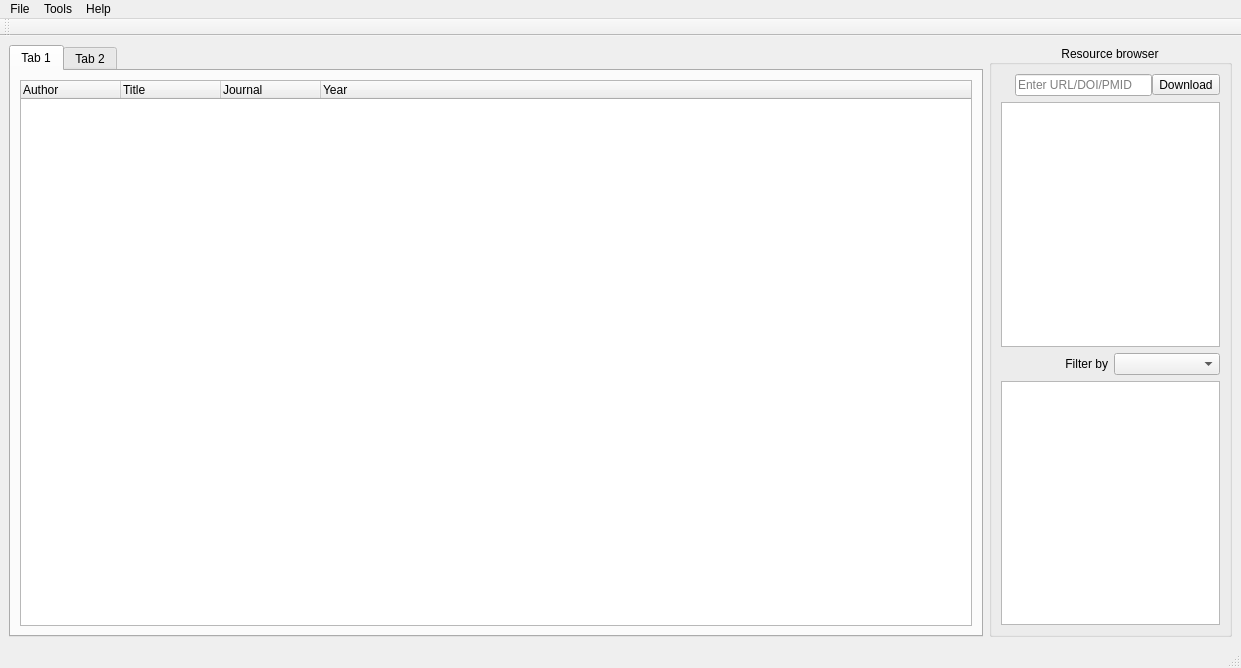
<?xml version="1.0" encoding="UTF-8"?>
<ui version="4.0">
 <class>MainWindow</class>
 <widget class="QMainWindow" name="MainWindow">
  <property name="geometry">
   <rect>
    <x>0</x>
    <y>0</y>
    <width>1241</width>
    <height>668</height>
   </rect>
  </property>
  <property name="windowTitle">
   <string>MainWindow</string>
  </property>
  <property name="toolButtonStyle">
   <enum>Qt::ToolButtonIconOnly</enum>
  </property>
  <widget class="QWidget" name="centralwidget">
   <property name="sizePolicy">
    <sizepolicy hsizetype="Maximum" vsizetype="Preferred">
     <horstretch>0</horstretch>
     <verstretch>0</verstretch>
    </sizepolicy>
   </property>
   <layout class="QGridLayout" name="gridLayout">
    <property name="sizeConstraint">
     <enum>QLayout::SetMinimumSize</enum>
    </property>
    <item row="0" column="1">
     <widget class="QGroupBox" name="groupBox">
      <property name="sizePolicy">
       <sizepolicy hsizetype="Expanding" vsizetype="Preferred">
        <horstretch>1</horstretch>
        <verstretch>0</verstretch>
       </sizepolicy>
      </property>
      <property name="styleSheet">
       <string notr="true"/>
      </property>
      <property name="title">
       <string>Resource browser</string>
      </property>
      <property name="alignment">
       <set>Qt::AlignCenter</set>
      </property>
      <property name="flat">
       <bool>false</bool>
      </property>
      <property name="checkable">
       <bool>false</bool>
      </property>
      <property name="checked">
       <bool>false</bool>
      </property>
      <layout class="QVBoxLayout" name="verticalLayout" stretch="0,0,0,0">
       <item>
        <layout class="QHBoxLayout" name="horizontalLayout">
         <property name="spacing">
          <number>0</number>
         </property>
         <property name="sizeConstraint">
          <enum>QLayout::SetDefaultConstraint</enum>
         </property>
         <item>
          <widget class="QLabel" name="label">
           <property name="text">
            <string/>
           </property>
          </widget>
         </item>
         <item>
          <widget class="QLabel" name="label_3">
           <property name="text">
            <string/>
           </property>
          </widget>
         </item>
         <item>
          <widget class="QLineEdit" name="inputurl">
           <property name="alignment">
            <set>Qt::AlignLeading|Qt::AlignLeft|Qt::AlignVCenter</set>
           </property>
           <property name="dragEnabled">
            <bool>true</bool>
           </property>
           <property name="placeholderText">
            <string>Enter URL/DOI/PMID</string>
           </property>
          </widget>
         </item>
         <item>
          <widget class="QToolButton" name="downloadbutton">
           <property name="text">
            <string>Download</string>
           </property>
           <property name="icon">
            <iconset resource="../../AppData/Local/Programs/Python/Python38-32/Lib/site-packages/pyqt5_tools/Qt/bin/new.qrc">
             <normaloff>:/new/img_71049.png</normaloff>:/new/img_71049.png</iconset>
           </property>
           <property name="iconSize">
            <size>
             <width>20</width>
             <height>21</height>
            </size>
           </property>
           <property name="checkable">
            <bool>false</bool>
           </property>
           <property name="toolButtonStyle">
            <enum>Qt::ToolButtonTextBesideIcon</enum>
           </property>
          </widget>
         </item>
        </layout>
       </item>
       <item>
        <widget class="QListWidget" name="folderlist"/>
       </item>
       <item>
        <layout class="QHBoxLayout" name="horizontalLayout_2">
         <item>
          <widget class="QLabel" name="label_2">
           <property name="text">
            <string>Filter by</string>
           </property>
           <property name="scaledContents">
            <bool>false</bool>
           </property>
           <property name="alignment">
            <set>Qt::AlignRight|Qt::AlignTrailing|Qt::AlignVCenter</set>
           </property>
          </widget>
         </item>
         <item>
          <widget class="QComboBox" name="filtercombo">
           <property name="currentText">
            <string/>
           </property>
          </widget>
         </item>
        </layout>
       </item>
       <item>
        <widget class="QListWidget" name="sortlist"/>
       </item>
      </layout>
     </widget>
    </item>
    <item row="0" column="0">
     <widget class="QTabWidget" name="tab_3">
      <property name="sizePolicy">
       <sizepolicy hsizetype="MinimumExpanding" vsizetype="Expanding">
        <horstretch>4</horstretch>
        <verstretch>0</verstretch>
       </sizepolicy>
      </property>
      <property name="currentIndex">
       <number>0</number>
      </property>
      <widget class="QWidget" name="tab">
       <attribute name="title">
        <string>Tab 1</string>
       </attribute>
       <layout class="QHBoxLayout" name="horizontalLayout_4">
        <item>
         <widget class="QTreeWidget" name="filelist">
          <property name="sizePolicy">
           <sizepolicy hsizetype="MinimumExpanding" vsizetype="Expanding">
            <horstretch>0</horstretch>
            <verstretch>0</verstretch>
           </sizepolicy>
          </property>
          <property name="minimumSize">
           <size>
            <width>0</width>
            <height>0</height>
           </size>
          </property>
          <column>
           <property name="text">
            <string>Author</string>
           </property>
          </column>
          <column>
           <property name="text">
            <string>Title</string>
           </property>
          </column>
          <column>
           <property name="text">
            <string>Journal</string>
           </property>
          </column>
          <column>
           <property name="text">
            <string>Year</string>
           </property>
          </column>
         </widget>
        </item>
        <item>
         <layout class="QVBoxLayout" name="verticalLayout_2"/>
        </item>
       </layout>
      </widget>
      <widget class="QWidget" name="tab_2">
       <attribute name="title">
        <string>Tab 2</string>
       </attribute>
      </widget>
     </widget>
    </item>
   </layout>
  </widget>
  <widget class="QMenuBar" name="menubar">
   <property name="geometry">
    <rect>
     <x>0</x>
     <y>0</y>
     <width>1241</width>
     <height>21</height>
    </rect>
   </property>
   <widget class="QMenu" name="menuFile">
    <property name="title">
     <string>File</string>
    </property>
    <addaction name="actionAdd_from_local_2"/>
    <addaction name="actionExit"/>
   </widget>
   <widget class="QMenu" name="menuTools">
    <property name="title">
     <string>Tools</string>
    </property>
    <widget class="QMenu" name="menuRename_preference">
     <property name="toolTip">
      <string>Select the order for renaming PDF</string>
     </property>
     <property name="toolTipDuration">
      <number>1</number>
     </property>
     <property name="tearOffEnabled">
      <bool>false</bool>
     </property>
     <property name="title">
      <string>Rename preference</string>
     </property>
     <property name="toolTipsVisible">
      <bool>true</bool>
     </property>
     <addaction name="actionAuthor_Title_Journal_Year"/>
     <addaction name="actionJournal_Title_Author_Year"/>
     <addaction name="actionTitle_Author_Journal_Year"/>
     <addaction name="actionYear_Author_Title_Journal"/>
    </widget>
    <addaction name="menuRename_preference"/>
    <addaction name="actionStorage_Location"/>
   </widget>
   <widget class="QMenu" name="menuHelp">
    <property name="title">
     <string>Help</string>
    </property>
    <addaction name="actionAbout"/>
    <addaction name="actionDeveloper"/>
    <addaction name="actionUser_Guide"/>
   </widget>
   <addaction name="menuFile"/>
   <addaction name="menuTools"/>
   <addaction name="menuHelp"/>
  </widget>
  <widget class="QStatusBar" name="statusBar"/>
  <widget class="QToolBar" name="toolBar">
   <property name="windowTitle">
    <string>toolBar</string>
   </property>
   <attribute name="toolBarArea">
    <enum>TopToolBarArea</enum>
   </attribute>
   <attribute name="toolBarBreak">
    <bool>false</bool>
   </attribute>
  </widget>
  <action name="actionAdd_from_local">
   <property name="text">
    <string>Add from local</string>
   </property>
  </action>
  <action name="actionAdd_from_local_2">
   <property name="text">
    <string>Add from local</string>
   </property>
  </action>
  <action name="actionExit">
   <property name="text">
    <string>Exit</string>
   </property>
  </action>
  <action name="actionAuthor_Title_Journal_Year">
   <property name="checkable">
    <bool>true</bool>
   </property>
   <property name="text">
    <string>Author-Title-Journal-Year</string>
   </property>
  </action>
  <action name="actionTitle_Author_Journal_Year">
   <property name="checkable">
    <bool>true</bool>
   </property>
   <property name="text">
    <string>Title-Author-Journal-Year</string>
   </property>
  </action>
  <action name="actionJournal_Title_Author_Year">
   <property name="checkable">
    <bool>true</bool>
   </property>
   <property name="text">
    <string>Journal-Title-Author-Year</string>
   </property>
  </action>
  <action name="actionYear_Author_Title_Journal">
   <property name="checkable">
    <bool>true</bool>
   </property>
   <property name="text">
    <string>Year-Author-Title-Journal</string>
   </property>
   <property name="menuRole">
    <enum>QAction::NoRole</enum>
   </property>
   <property name="priority">
    <enum>QAction::NormalPriority</enum>
   </property>
  </action>
  <action name="actionAbout">
   <property name="text">
    <string>About</string>
   </property>
  </action>
  <action name="actionDeveloper">
   <property name="text">
    <string>Developer</string>
   </property>
  </action>
  <action name="actionUser_Guide">
   <property name="text">
    <string>User Guide</string>
   </property>
  </action>
  <action name="actionStorage_Location">
   <property name="text">
    <string>Storage Location</string>
   </property>
  </action>
 </widget>
 <resources>
  <include location="../../AppData/Local/Programs/Python/Python38-32/Lib/site-packages/pyqt5_tools/Qt/bin/new.qrc"/>
 </resources>
 <connections/>
</ui>
